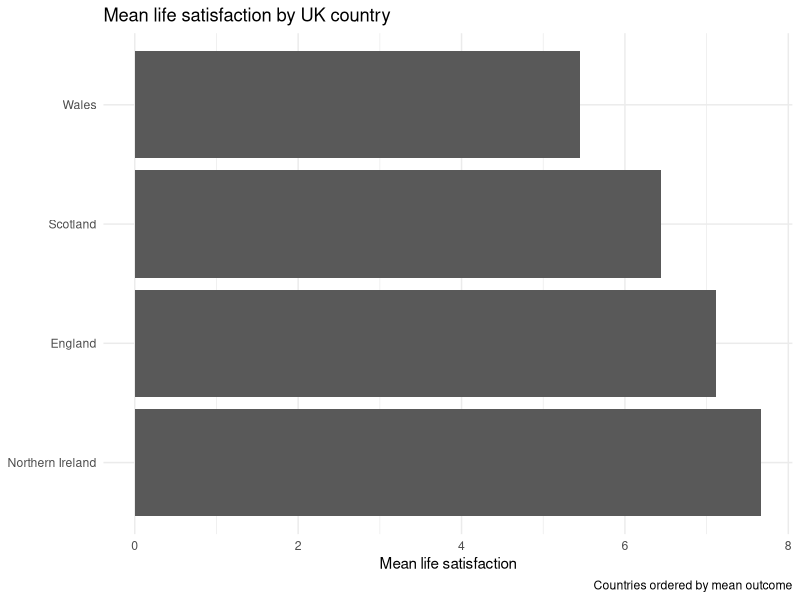
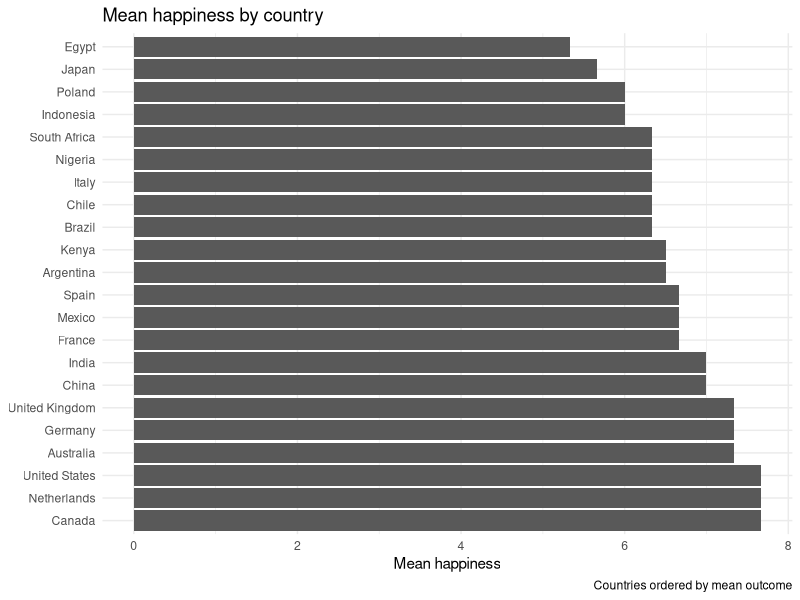

The R script that drew these images, in order:
# develop_plot_cross_national.R
# flourishR
# Author: Taylor Hill
# Created: 2026-06-13
# Purpose: Develop and test plot_cross_national()


# Load packages

library(tidyverse)


# Simulate UKHLS-style test data

ukhls_test_data <- data.frame(
  id = 1:40,
  country = rep(
    c("England", "Scotland", "Wales", "Northern Ireland"),
    each = 10
  ),
  life_satisfaction = c(
    7, 8, 6, 7, 8, 7, 6, 8, NA, 7,
    6, 7, 6, 7, NA, 6, 7, 6, 6, 7,
    5, 6, 5, NA, 6, 5, 6, 5, 6, 5,
    8, 8, 7, 8, 7, NA, 8, 7, 8, 8
  )
)


# Simulate GFS-style test data

gfs_test_data <- data.frame(
  id = 1:66,
  country = rep(
    c(
      "Argentina", "Australia", "Brazil", "Canada", "Chile", "China",
      "Egypt", "France", "Germany", "India", "Indonesia", "Italy",
      "Japan", "Kenya", "Mexico", "Netherlands", "Nigeria", "Poland",
      "South Africa", "Spain", "United Kingdom", "United States"
    ),
    each = 3
  ),
  happiness = c(
    6, 7, NA,
    7, 8, 7,
    6, 6, 7,
    8, 8, 7,
    6, 7, 6,
    7, NA, 7,
    5, 6, 5,
    6, 7, 7,
    7, 8, 7,
    7, 7, NA,
    6, 6, 6,
    6, 7, 6,
    5, 6, 6,
    6, NA, 7,
    7, 7, 6,
    7, 8, 8,
    6, 7, 6,
    6, 6, NA,
    6, 7, 6,
    6, 7, 7,
    7, 7, 8,
    7, 8, 8
  )
)


# Inspect test data

ukhls_test_data

gfs_test_data


# Create plot_cross_national function

plot_cross_national <- function(data,
                                country_var,
                                outcome_var,
                                plot_title = NULL,
                                y_label = NULL) {
  
  # Check inputs
  
  if (!is.data.frame(data)) {
    stop("data must be a data frame.")
  }
  
  if (!country_var %in% names(data)) {
    stop("country_var must be a variable in data.")
  }
  
  if (!outcome_var %in% names(data)) {
    stop("outcome_var must be a variable in data.")
  }
  
  
  # Set default labels
  
  if (is.null(plot_title)) {
    plot_title <- paste("Mean", outcome_var, "by country")
  }
  
  if (is.null(y_label)) {
    y_label <- paste("Mean", outcome_var)
  }
  
  
  # Summarise data
  
  plot_data <- data %>%
    group_by(.data[[country_var]]) %>%
    summarise(
      n = sum(!is.na(.data[[outcome_var]])),
      mean_outcome = mean(.data[[outcome_var]], na.rm = TRUE),
      .groups = "drop"
    ) %>%
    filter(n > 0) %>%
    arrange(desc(mean_outcome)) %>%
    mutate(
      country_ordered = factor(.data[[country_var]], levels = .data[[country_var]])
    )
  
  
  # Create plot
  
  plot <- ggplot(
    plot_data,
    aes(
      x = country_ordered,
      y = mean_outcome
    )
  ) +
    geom_col() +
    coord_flip() +
    labs(
      title = plot_title,
      x = NULL,
      y = y_label,
      caption = "Countries ordered by mean outcome"
    ) +
    theme_minimal()
  
  
  # Return plot
  
  return(plot)
  
}


# Test with UKHLS-style data

ukhls_plot <- plot_cross_national(
  data = ukhls_test_data,
  country_var = "country",
  outcome_var = "life_satisfaction",
  plot_title = "Mean life satisfaction by UK country",
  y_label = "Mean life satisfaction"
)

ukhls_plot


# Test with GFS-style data

gfs_plot <- plot_cross_national(
  data = gfs_test_data,
  country_var = "country",
  outcome_var = "happiness",
  plot_title = "Mean happiness by country",
  y_label = "Mean happiness"
)

gfs_plot


# Test missing country variable error

try(
  plot_cross_national(
    data = ukhls_test_data,
    country_var = "missing_country",
    outcome_var = "life_satisfaction"
  )
)


# Test missing outcome variable error

try(
  plot_cross_national(
    data = ukhls_test_data,
    country_var = "country",
    outcome_var = "missing_outcome"
  )
)
